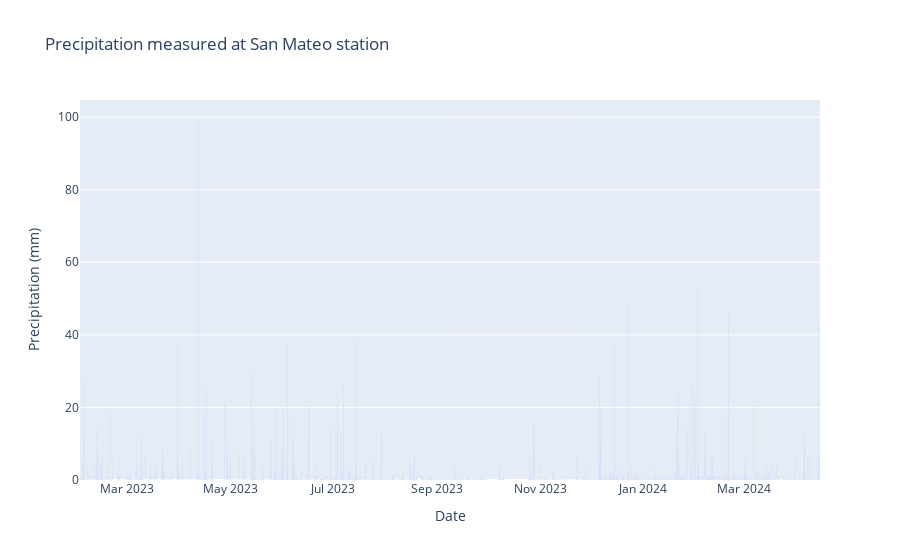

Notebook code for this chart:
### Code cell
from plotly.graph_objs import Bar

# Create the trace for the bar graph
trace3 = Bar(
    x=df_esm_3h.index,
    y=df_esm_3h['precip_acumu_sm'],  # Assuming the column is the data to plot
    name='Precipitation',  # Specify a name for the trace
)

# Define the layout
layout = {
    "title": "Precipitation measured at San Mateo station",
    "xaxis": {"title": "Date", "type": 'date'},
    "yaxis": {"title": "Precipitation (mm)"}
}

# Create the plot with the trace
fig = Figure(data=[trace3], layout=layout)
fig.show()

### Figure 1 — Plotly figure (JSON) as saved in the notebook; plotly's stock layout.template omitted (floating-point values rounded to 4 significant figures; data arrays with more than 128 entries replaced by an {"elided": "..."} marker saying what was removed)
{"data": [{"name": "Precipitation", "type": "bar", "x": {"elided": "3512 str values"}, "y": {"elided": "3512 float values"}}], "layout": {"title": {"text": "Precipitation measured at San Mateo station"}, "xaxis": {"title": {"text": "Date"}, "type": "date"}, "yaxis": {"title": {"text": "Precipitation (mm)"}}}}
